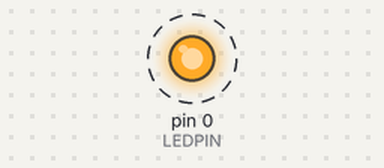
This sketch was run on a simulated Arduino Uno, built with avr-gcc and run on an emulated ATmega328P. On the bench: output pins drawn as LEDs (lit = HIGH). Dashed ring = blinking.

Above: at 0.5 s.
Timing chart, 0 to 4.6 s (numbered marks = the images above):
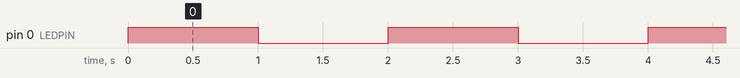

The sketch:

blink.ino
```cpp
#define LEDPIN 0
#define BLINKTIME 1000

void setup()
{
  pinMode(LEDPIN, OUTPUT);
}

void loop()
{
  digitalWrite(LEDPIN, HIGH);
  delay(BLINKTIME);
  digitalWrite(LEDPIN, LOW);
  delay(BLINKTIME);
}
```

Measured:
- by itself, pin 0 (LEDPIN): alternates HIGH for 1.0 s and LOW for 1.0 s
